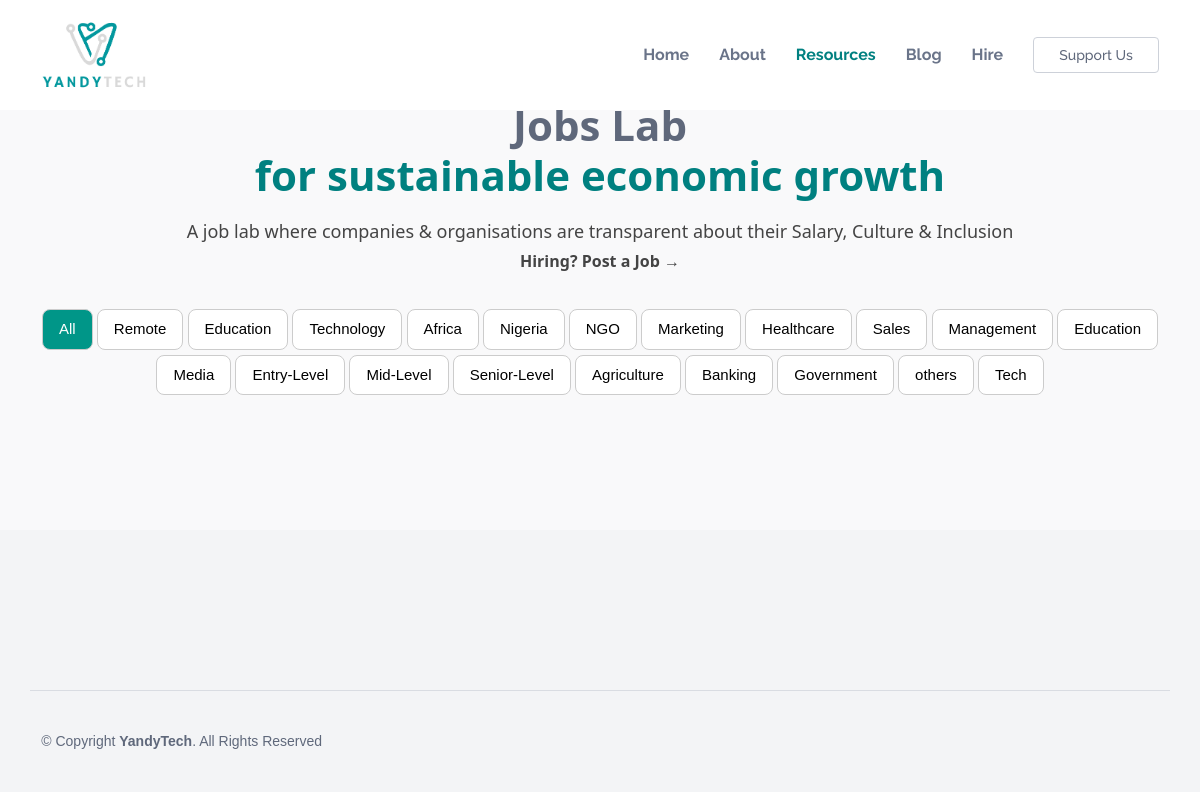
Page /category on the earlier database version.
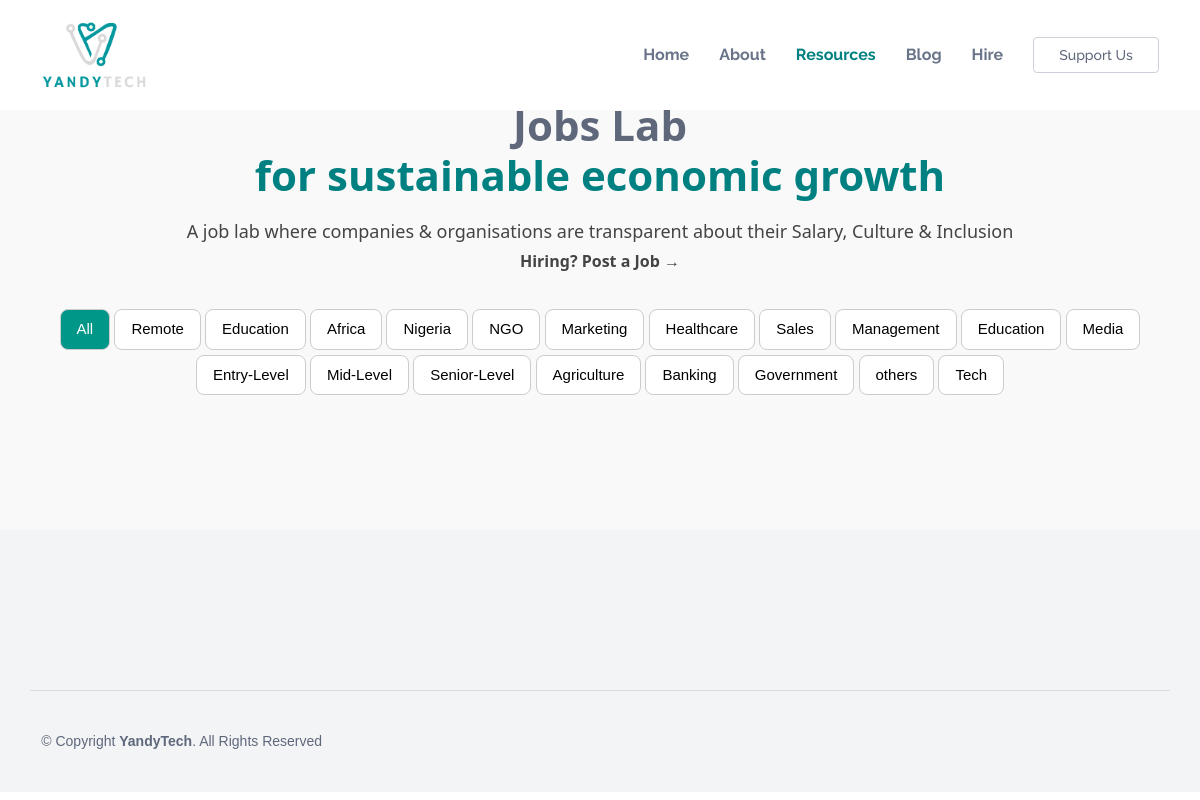
Same page on the later database version.
### main/models.py (models this page shows)
class Category(models.Model):
    name=models.CharField(max_length=255, null=True, blank=True)
    def __str__(self):
        return self.name

### main/views.py (the view)
# urls.py: path('category',views.CategoryL,name='category'),
def CategoryL(request):
    cate=Category.objects.all()
    context={'cate':cate}
    return render(request,'job.html',context)

### templates/job.html (shortened to what this page needs)
{% load static %}
<!DOCTYPE html>
<html lang="en">
<head>
  <link href="{% static 'assets/vendor/bootstrap/css/bootstrap.min.css' %}" rel="stylesheet">
  <link href="{% static 'assets/vendor/bootstrap-icons/bootstrap-icons.css' %}" rel="stylesheet">
  <link href="{% static 'assets/vendor/boxicons/css/boxicons.min.css' %}" rel="stylesheet">
  <link href="{% static 'assets/vendor/glightbox/css/glightbox.min.css' %}" rel="stylesheet">
  <link href="{% static 'assets/vendor/swiper/swiper-bundle.min.css' %}" rel="stylesheet">
  <link href="{% static 'assets/css/style.css' %}" rel="stylesheet">
  <link href="{% static 'assets/css/w3.css' %}" rel="stylesheet">
</head>
<body>
  <header id="header" class="fixed-top">
    <div class="container d-flex align-items-center justify-content-between">
      <a href="{% url 'home' %}"><img src="{% static 'assets/img/yt.png' %}" height="70px" alt=""></a>
      <nav id="navbar" class="navbar">
        <ul>
          <li><a class="nav-link scrollto" href="{% url 'home' %}">Home</a></li>
          <li><a class="nav-link scrollto" href="{% url 'about' %}">About</a></li>
          <li><a class="nav-link scrollto active" href="#featured-services">Resources</a></li>
          <li><a class="nav-link scrollto" href="{% url 'blog' %}">Blog</a></li>
          <li><a class="nav-link scrollto" href="{% url 'hire' %}">Hire</a></li>
          <li><a class="getstarted scrollto" href="{% url 'support' %}">Support Us</a></li>
        </ul>
      </nav>
    </div>
  </header>
<main id="main">
  <section id="team" class="team section-bg">
    <div class="container">
      <div class="section-title">
        <h2>Jobs Lab <br><span style="color: teal;">for sustainable economic growth</span></h2>
        <h5>A job lab where companies & organisations are transparent about their Salary, Culture & Inclusion</h5>
        <h6><b>Hiring? Post a Job &#8594</b></h6>
   <br>
   <button class="w3-btn w3-teal w3-border w3-round-large w3-hover-teal" style="margin-top:5px;"><a href="{% url 'job'  %}">All</a></button>
   {% for job in cate %}
   <button class="w3-btn w3-white w3-border w3-round-large w3-hover-teal" style="margin-top:5px;"><a href="{% url 'category' job %}">{{job.name}}</a></button>
      {% endfor %}
      </div>
<br>
<br>
  </section>
   </main>
   <footer id="footer">
     <div class="footer-top">
     </div>
     <div class="container footer-bottom clearfix">
       <div class="copyright">
         &copy; Copyright <strong><span>YandyTech</span></strong>. All Rights Reserved
       </div>
     </div>
   </footer>
</body>
</html>

Differences in the rows shown:
removed Category: name "Technology"
